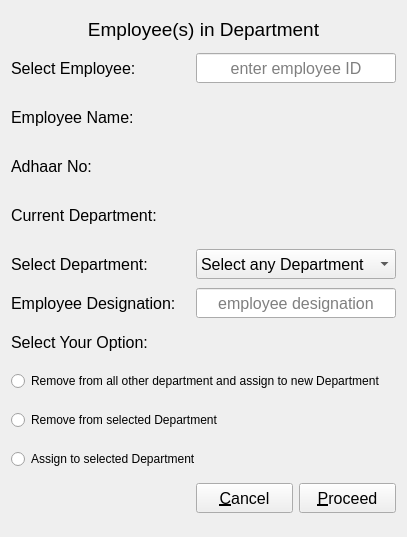
<?xml version="1.0" encoding="UTF-8"?>
<ui version="4.0">
 <class>EmployeeDepartment</class>
 <widget class="QWidget" name="EmployeeDepartment">
  <property name="geometry">
   <rect>
    <x>0</x>
    <y>0</y>
    <width>407</width>
    <height>537</height>
   </rect>
  </property>
  <property name="sizePolicy">
   <sizepolicy hsizetype="Preferred" vsizetype="Preferred">
    <horstretch>0</horstretch>
    <verstretch>0</verstretch>
   </sizepolicy>
  </property>
  <property name="minimumSize">
   <size>
    <width>0</width>
    <height>0</height>
   </size>
  </property>
  <property name="maximumSize">
   <size>
    <width>16777215</width>
    <height>16777215</height>
   </size>
  </property>
  <property name="windowTitle">
   <string>Employee Department</string>
  </property>
  <layout class="QGridLayout" name="gridLayout">
   <item row="0" column="0" colspan="4">
    <widget class="QLabel" name="titleLabel">
     <property name="sizePolicy">
      <sizepolicy hsizetype="Preferred" vsizetype="Fixed">
       <horstretch>0</horstretch>
       <verstretch>0</verstretch>
      </sizepolicy>
     </property>
     <property name="minimumSize">
      <size>
       <width>0</width>
       <height>30</height>
      </size>
     </property>
     <property name="maximumSize">
      <size>
       <width>16777215</width>
       <height>30</height>
      </size>
     </property>
     <property name="font">
      <font>
       <pointsize>14</pointsize>
      </font>
     </property>
     <property name="text">
      <string>Employee(s) in Department</string>
     </property>
     <property name="alignment">
      <set>Qt::AlignCenter</set>
     </property>
    </widget>
   </item>
   <item row="1" column="0">
    <widget class="QLabel" name="searchLabel">
     <property name="sizePolicy">
      <sizepolicy hsizetype="Preferred" vsizetype="Fixed">
       <horstretch>0</horstretch>
       <verstretch>0</verstretch>
      </sizepolicy>
     </property>
     <property name="minimumSize">
      <size>
       <width>150</width>
       <height>30</height>
      </size>
     </property>
     <property name="maximumSize">
      <size>
       <width>16777215</width>
       <height>30</height>
      </size>
     </property>
     <property name="font">
      <font>
       <pointsize>12</pointsize>
      </font>
     </property>
     <property name="text">
      <string>Select Employee:</string>
     </property>
     <property name="wordWrap">
      <bool>true</bool>
     </property>
    </widget>
   </item>
   <item row="1" column="2" colspan="2">
    <widget class="QLineEdit" name="searchEdit">
     <property name="sizePolicy">
      <sizepolicy hsizetype="Preferred" vsizetype="Fixed">
       <horstretch>0</horstretch>
       <verstretch>0</verstretch>
      </sizepolicy>
     </property>
     <property name="minimumSize">
      <size>
       <width>200</width>
       <height>30</height>
      </size>
     </property>
     <property name="maximumSize">
      <size>
       <width>16777215</width>
       <height>30</height>
      </size>
     </property>
     <property name="font">
      <font>
       <pointsize>12</pointsize>
      </font>
     </property>
     <property name="toolTip">
      <string>enter employee id and press 'Enter'</string>
     </property>
     <property name="alignment">
      <set>Qt::AlignCenter</set>
     </property>
     <property name="placeholderText">
      <string>enter employee ID</string>
     </property>
    </widget>
   </item>
   <item row="2" column="0">
    <widget class="QLabel" name="empNameLabel">
     <property name="sizePolicy">
      <sizepolicy hsizetype="Preferred" vsizetype="Fixed">
       <horstretch>0</horstretch>
       <verstretch>0</verstretch>
      </sizepolicy>
     </property>
     <property name="minimumSize">
      <size>
       <width>150</width>
       <height>50</height>
      </size>
     </property>
     <property name="maximumSize">
      <size>
       <width>16777215</width>
       <height>50</height>
      </size>
     </property>
     <property name="font">
      <font>
       <pointsize>12</pointsize>
      </font>
     </property>
     <property name="text">
      <string>Employee Name:</string>
     </property>
     <property name="wordWrap">
      <bool>true</bool>
     </property>
    </widget>
   </item>
   <item row="2" column="2" colspan="2">
    <widget class="QLabel" name="nameLabel">
     <property name="sizePolicy">
      <sizepolicy hsizetype="Preferred" vsizetype="Fixed">
       <horstretch>0</horstretch>
       <verstretch>0</verstretch>
      </sizepolicy>
     </property>
     <property name="minimumSize">
      <size>
       <width>200</width>
       <height>50</height>
      </size>
     </property>
     <property name="maximumSize">
      <size>
       <width>16777215</width>
       <height>50</height>
      </size>
     </property>
     <property name="font">
      <font>
       <pointsize>12</pointsize>
      </font>
     </property>
     <property name="cursor">
      <cursorShape>ForbiddenCursor</cursorShape>
     </property>
     <property name="toolTip">
      <string>name of selected employee</string>
     </property>
     <property name="text">
      <string/>
     </property>
     <property name="alignment">
      <set>Qt::AlignCenter</set>
     </property>
     <property name="wordWrap">
      <bool>true</bool>
     </property>
    </widget>
   </item>
   <item row="3" column="0">
    <widget class="QLabel" name="empAdhaarLabel">
     <property name="sizePolicy">
      <sizepolicy hsizetype="Preferred" vsizetype="Fixed">
       <horstretch>0</horstretch>
       <verstretch>0</verstretch>
      </sizepolicy>
     </property>
     <property name="minimumSize">
      <size>
       <width>150</width>
       <height>30</height>
      </size>
     </property>
     <property name="maximumSize">
      <size>
       <width>16777215</width>
       <height>30</height>
      </size>
     </property>
     <property name="font">
      <font>
       <pointsize>12</pointsize>
      </font>
     </property>
     <property name="text">
      <string>Adhaar No:</string>
     </property>
     <property name="wordWrap">
      <bool>true</bool>
     </property>
    </widget>
   </item>
   <item row="3" column="2" colspan="2">
    <widget class="QLabel" name="adhaarLabel">
     <property name="sizePolicy">
      <sizepolicy hsizetype="Preferred" vsizetype="Fixed">
       <horstretch>0</horstretch>
       <verstretch>0</verstretch>
      </sizepolicy>
     </property>
     <property name="minimumSize">
      <size>
       <width>200</width>
       <height>30</height>
      </size>
     </property>
     <property name="maximumSize">
      <size>
       <width>16777215</width>
       <height>30</height>
      </size>
     </property>
     <property name="font">
      <font>
       <pointsize>12</pointsize>
      </font>
     </property>
     <property name="cursor">
      <cursorShape>ForbiddenCursor</cursorShape>
     </property>
     <property name="toolTip">
      <string>adhaar number of selected employee</string>
     </property>
     <property name="text">
      <string/>
     </property>
     <property name="alignment">
      <set>Qt::AlignCenter</set>
     </property>
     <property name="wordWrap">
      <bool>true</bool>
     </property>
    </widget>
   </item>
   <item row="4" column="0">
    <widget class="QLabel" name="cdDepartmentLabel">
     <property name="sizePolicy">
      <sizepolicy hsizetype="Preferred" vsizetype="Fixed">
       <horstretch>0</horstretch>
       <verstretch>0</verstretch>
      </sizepolicy>
     </property>
     <property name="minimumSize">
      <size>
       <width>160</width>
       <height>50</height>
      </size>
     </property>
     <property name="maximumSize">
      <size>
       <width>16777215</width>
       <height>50</height>
      </size>
     </property>
     <property name="font">
      <font>
       <pointsize>12</pointsize>
      </font>
     </property>
     <property name="text">
      <string>Current Department:</string>
     </property>
     <property name="wordWrap">
      <bool>true</bool>
     </property>
    </widget>
   </item>
   <item row="4" column="2" colspan="2">
    <widget class="QLabel" name="depLabel">
     <property name="sizePolicy">
      <sizepolicy hsizetype="Preferred" vsizetype="Fixed">
       <horstretch>0</horstretch>
       <verstretch>0</verstretch>
      </sizepolicy>
     </property>
     <property name="minimumSize">
      <size>
       <width>200</width>
       <height>50</height>
      </size>
     </property>
     <property name="maximumSize">
      <size>
       <width>16777215</width>
       <height>50</height>
      </size>
     </property>
     <property name="font">
      <font>
       <pointsize>12</pointsize>
      </font>
     </property>
     <property name="cursor">
      <cursorShape>ForbiddenCursor</cursorShape>
     </property>
     <property name="toolTip">
      <string>current department of selected employee</string>
     </property>
     <property name="text">
      <string/>
     </property>
     <property name="alignment">
      <set>Qt::AlignCenter</set>
     </property>
     <property name="wordWrap">
      <bool>true</bool>
     </property>
    </widget>
   </item>
   <item row="5" column="0">
    <widget class="QLabel" name="sDepLabel">
     <property name="sizePolicy">
      <sizepolicy hsizetype="Preferred" vsizetype="Fixed">
       <horstretch>0</horstretch>
       <verstretch>0</verstretch>
      </sizepolicy>
     </property>
     <property name="minimumSize">
      <size>
       <width>150</width>
       <height>30</height>
      </size>
     </property>
     <property name="maximumSize">
      <size>
       <width>16777215</width>
       <height>30</height>
      </size>
     </property>
     <property name="font">
      <font>
       <pointsize>12</pointsize>
      </font>
     </property>
     <property name="text">
      <string>Select Department:</string>
     </property>
     <property name="wordWrap">
      <bool>true</bool>
     </property>
    </widget>
   </item>
   <item row="5" column="2" colspan="2">
    <widget class="QComboBox" name="departmentBox">
     <property name="sizePolicy">
      <sizepolicy hsizetype="Preferred" vsizetype="Fixed">
       <horstretch>0</horstretch>
       <verstretch>0</verstretch>
      </sizepolicy>
     </property>
     <property name="minimumSize">
      <size>
       <width>0</width>
       <height>30</height>
      </size>
     </property>
     <property name="maximumSize">
      <size>
       <width>16777215</width>
       <height>30</height>
      </size>
     </property>
     <property name="font">
      <font>
       <pointsize>12</pointsize>
      </font>
     </property>
     <property name="cursor">
      <cursorShape>PointingHandCursor</cursorShape>
     </property>
     <property name="toolTip">
      <string>select new department</string>
     </property>
     <item>
      <property name="text">
       <string>Select any Department</string>
      </property>
     </item>
    </widget>
   </item>
   <item row="6" column="0" colspan="2">
    <widget class="QLabel" name="empDesgLabel">
     <property name="sizePolicy">
      <sizepolicy hsizetype="Preferred" vsizetype="Fixed">
       <horstretch>0</horstretch>
       <verstretch>0</verstretch>
      </sizepolicy>
     </property>
     <property name="minimumSize">
      <size>
       <width>150</width>
       <height>30</height>
      </size>
     </property>
     <property name="maximumSize">
      <size>
       <width>16777215</width>
       <height>30</height>
      </size>
     </property>
     <property name="font">
      <font>
       <pointsize>12</pointsize>
      </font>
     </property>
     <property name="text">
      <string>Employee Designation:</string>
     </property>
     <property name="wordWrap">
      <bool>true</bool>
     </property>
    </widget>
   </item>
   <item row="6" column="2" colspan="2">
    <widget class="QLineEdit" name="desgEdit">
     <property name="sizePolicy">
      <sizepolicy hsizetype="Preferred" vsizetype="Fixed">
       <horstretch>0</horstretch>
       <verstretch>0</verstretch>
      </sizepolicy>
     </property>
     <property name="minimumSize">
      <size>
       <width>200</width>
       <height>30</height>
      </size>
     </property>
     <property name="maximumSize">
      <size>
       <width>16777215</width>
       <height>30</height>
      </size>
     </property>
     <property name="font">
      <font>
       <pointsize>12</pointsize>
      </font>
     </property>
     <property name="toolTip">
      <string>enter employee id and press 'Enter'</string>
     </property>
     <property name="alignment">
      <set>Qt::AlignCenter</set>
     </property>
     <property name="placeholderText">
      <string>employee designation</string>
     </property>
    </widget>
   </item>
   <item row="7" column="0">
    <widget class="QLabel" name="optionLabel">
     <property name="sizePolicy">
      <sizepolicy hsizetype="Preferred" vsizetype="Fixed">
       <horstretch>0</horstretch>
       <verstretch>0</verstretch>
      </sizepolicy>
     </property>
     <property name="minimumSize">
      <size>
       <width>150</width>
       <height>30</height>
      </size>
     </property>
     <property name="maximumSize">
      <size>
       <width>16777215</width>
       <height>30</height>
      </size>
     </property>
     <property name="font">
      <font>
       <pointsize>12</pointsize>
      </font>
     </property>
     <property name="text">
      <string>Select Your Option:</string>
     </property>
     <property name="wordWrap">
      <bool>true</bool>
     </property>
    </widget>
   </item>
   <item row="7" column="1" colspan="3">
    <spacer name="horizontalSpacer_2">
     <property name="orientation">
      <enum>Qt::Horizontal</enum>
     </property>
     <property name="sizeHint" stdset="0">
      <size>
       <width>220</width>
       <height>20</height>
      </size>
     </property>
    </spacer>
   </item>
   <item row="8" column="0" colspan="4">
    <widget class="QRadioButton" name="raButton">
     <property name="sizePolicy">
      <sizepolicy hsizetype="Preferred" vsizetype="Fixed">
       <horstretch>0</horstretch>
       <verstretch>0</verstretch>
      </sizepolicy>
     </property>
     <property name="minimumSize">
      <size>
       <width>0</width>
       <height>30</height>
      </size>
     </property>
     <property name="maximumSize">
      <size>
       <width>16777215</width>
       <height>30</height>
      </size>
     </property>
     <property name="font">
      <font>
       <pointsize>9</pointsize>
      </font>
     </property>
     <property name="cursor">
      <cursorShape>PointingHandCursor</cursorShape>
     </property>
     <property name="text">
      <string>Remove from all other department and assign to new Department</string>
     </property>
    </widget>
   </item>
   <item row="9" column="0" colspan="3">
    <widget class="QRadioButton" name="rsButton">
     <property name="sizePolicy">
      <sizepolicy hsizetype="Preferred" vsizetype="Fixed">
       <horstretch>0</horstretch>
       <verstretch>0</verstretch>
      </sizepolicy>
     </property>
     <property name="minimumSize">
      <size>
       <width>0</width>
       <height>30</height>
      </size>
     </property>
     <property name="maximumSize">
      <size>
       <width>16777215</width>
       <height>30</height>
      </size>
     </property>
     <property name="font">
      <font>
       <pointsize>9</pointsize>
      </font>
     </property>
     <property name="cursor">
      <cursorShape>PointingHandCursor</cursorShape>
     </property>
     <property name="text">
      <string>Remove from selected Department</string>
     </property>
    </widget>
   </item>
   <item row="10" column="0" colspan="3">
    <widget class="QRadioButton" name="asButton">
     <property name="sizePolicy">
      <sizepolicy hsizetype="Preferred" vsizetype="Fixed">
       <horstretch>0</horstretch>
       <verstretch>0</verstretch>
      </sizepolicy>
     </property>
     <property name="minimumSize">
      <size>
       <width>0</width>
       <height>30</height>
      </size>
     </property>
     <property name="maximumSize">
      <size>
       <width>16777215</width>
       <height>30</height>
      </size>
     </property>
     <property name="font">
      <font>
       <pointsize>9</pointsize>
      </font>
     </property>
     <property name="cursor">
      <cursorShape>PointingHandCursor</cursorShape>
     </property>
     <property name="text">
      <string>Assign to selected Department</string>
     </property>
    </widget>
   </item>
   <item row="11" column="0" colspan="2">
    <spacer name="horizontalSpacer">
     <property name="orientation">
      <enum>Qt::Horizontal</enum>
     </property>
     <property name="sizeHint" stdset="0">
      <size>
       <width>180</width>
       <height>20</height>
      </size>
     </property>
    </spacer>
   </item>
   <item row="11" column="2">
    <widget class="QPushButton" name="cancelButton">
     <property name="sizePolicy">
      <sizepolicy hsizetype="Preferred" vsizetype="Fixed">
       <horstretch>0</horstretch>
       <verstretch>0</verstretch>
      </sizepolicy>
     </property>
     <property name="minimumSize">
      <size>
       <width>0</width>
       <height>30</height>
      </size>
     </property>
     <property name="maximumSize">
      <size>
       <width>16777215</width>
       <height>30</height>
      </size>
     </property>
     <property name="font">
      <font>
       <pointsize>12</pointsize>
      </font>
     </property>
     <property name="cursor">
      <cursorShape>PointingHandCursor</cursorShape>
     </property>
     <property name="toolTip">
      <string>press to exit</string>
     </property>
     <property name="text">
      <string>&amp;Cancel</string>
     </property>
    </widget>
   </item>
   <item row="11" column="3">
    <widget class="QPushButton" name="proceedButton">
     <property name="sizePolicy">
      <sizepolicy hsizetype="Preferred" vsizetype="Fixed">
       <horstretch>0</horstretch>
       <verstretch>0</verstretch>
      </sizepolicy>
     </property>
     <property name="minimumSize">
      <size>
       <width>0</width>
       <height>30</height>
      </size>
     </property>
     <property name="maximumSize">
      <size>
       <width>16777215</width>
       <height>30</height>
      </size>
     </property>
     <property name="font">
      <font>
       <pointsize>12</pointsize>
      </font>
     </property>
     <property name="cursor">
      <cursorShape>PointingHandCursor</cursorShape>
     </property>
     <property name="toolTip">
      <string>press to update department details of employee</string>
     </property>
     <property name="text">
      <string>&amp;Proceed</string>
     </property>
    </widget>
   </item>
  </layout>
 </widget>
 <resources/>
 <connections/>
</ui>
